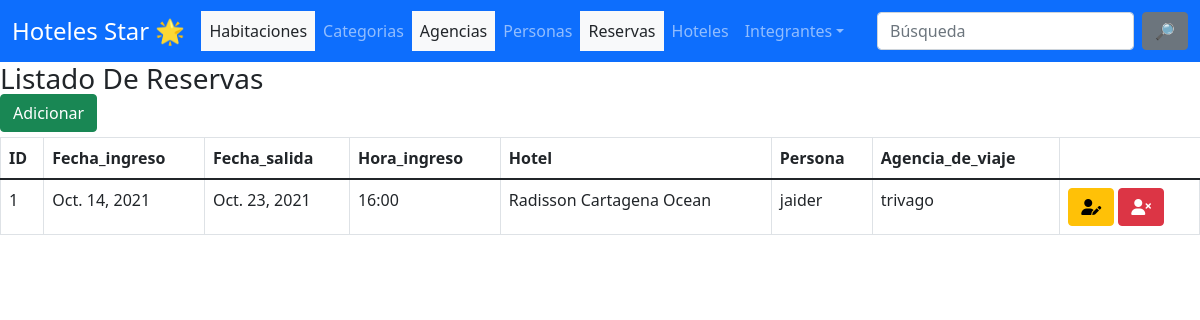
Page /reservas/ on the committed database.
### apps/Reserva/models.py (models this page shows, shortened)
class Reserva(models.Model):
    Fecha_ingreso    = models.DateField()
    Fecha_salida    = models.DateField()
    Hora_ingreso    = models.CharField(max_length=30)
    Hotel = models.ForeignKey(Hotel, on_delete=models.CASCADE)
    Persona = models.ForeignKey(Persona, on_delete=models.CASCADE)
    Agencia_de_viaje = models.ForeignKey(Agencia_de_viaje, on_delete=models.CASCADE)
    class Meta:
        verbose_name = "Reserva"
        verbose_name_plural = "Reservas"

### apps/Hotel/models.py (models this page shows)
class Hotel(models.Model):
    Nombre = models.CharField(max_length=100)
    Direccion    = models.CharField(max_length=45)
    Año_contruccion     = models.CharField(max_length=10)
    Categoria = models.ForeignKey(Categoria, on_delete=models.CASCADE)
    def __str__(self):
        return self.Nombre
    class Meta:
        verbose_name = "Hotel"
        verbose_name_plural = "Hoteles"

### apps/Persona/models.py (models this page shows)
class Persona(models.Model):
    Nombre    = models.CharField(max_length=100)
    Apellido   = models.CharField(max_length=50)
    Direccion    = models.CharField(max_length=45)
    Telefono    = models.CharField(max_length=15)
    def __str__(self):
        return self.Nombre
    class Meta:
        verbose_name = "Persona"
        verbose_name_plural = "Personas"

### apps/Agencia_de_viaje/models.py (models this page shows)
class Agencia_de_viaje(models.Model):
    Nombre    = models.CharField(max_length=100)
    Direccion    = models.CharField(max_length=45)
    Telefono    = models.CharField(max_length=15)
    Ciudad    = models.CharField(max_length=50)
    def __str__(self):
        return self.Nombre
    class Meta:
        verbose_name = "Agencia_de_viaje"
        verbose_name_plural = "Agencia_de_viajes"

### apps/Reserva/views.py (the view)
# urls.py: path('', index, name ='index'),
def index(request):
    reserva = Reserva.objects.all().order_by('-id')
    context = {'reservas': reserva}
    return render(request, 'Reserva/index.html', context)

### templates/Reserva/index.html (shortened to what this page needs)
{% extends 'base/base.html' %}
{% block content %}
  <h3> Listado De Reservas </h3>
  <a href="{% url 'Reservas:reservaCreate' %}" class="btn btn-success pull-right" style="margin-top: -10px; margin-bottom: 5px;">Adicionar</a>
  <table class="table  table-hover table-bordered">
    <thead>
      <tr>
        <th scope="col">ID</th>
        <th scope="col">Fecha_ingreso</th>
        <th scope="col">Fecha_salida</th>
        <th scope="col">Hora_ingreso</th>
        <th scope="col">Hotel</th>
        <th scope="col">Persona</th>
        <th scope="col">Agencia_de_viaje</th>
      </tr>
    </thead>
    <tbody>
      {% if reservas %}
        {% for reserva in reservas %}
            <tr>
                <td>{{ reserva.id}}</td>
                <td>{{ reserva.Fecha_ingreso}}</td>
                <td>{{ reserva.Fecha_salida}}</td>
                <td>{{ reserva.Hora_ingreso}}</td>
                <td>{{ reserva.Hotel}}</td>
                <td>{{ reserva.Persona}}</td>
                <td>{{ reserva.Agencia_de_viaje}}</td>
                <td>
                  <a class="btn btn-warning " href="{% url 'Reservas:reservaEdit' reserva.id %}" >
                    <i class="fas fa-user-edit"></i>
                  </a>
                  <a class="btn btn-danger " href="{% url 'Reservas:reservaEliminar' reserva.id %}" >
                    <i class="fas fa-user-times"></i>
                  </a>
                </td>
            </tr>
      {% endfor %}
      {% else %}
      <h3> No existe Registros De Reservas </h3>
   {% endif %}
    </tbody>
  </table>
{% endblock %}

### rows in the picture
Reserva: id "1", Fecha_ingreso "Oct. 14, 2021", Fecha_salida "Oct. 23, 2021", Hora_ingreso "16:00", Hotel "Radisson Cartagena Ocean", Persona "jaider", Agencia_de_viaje "trivago"
